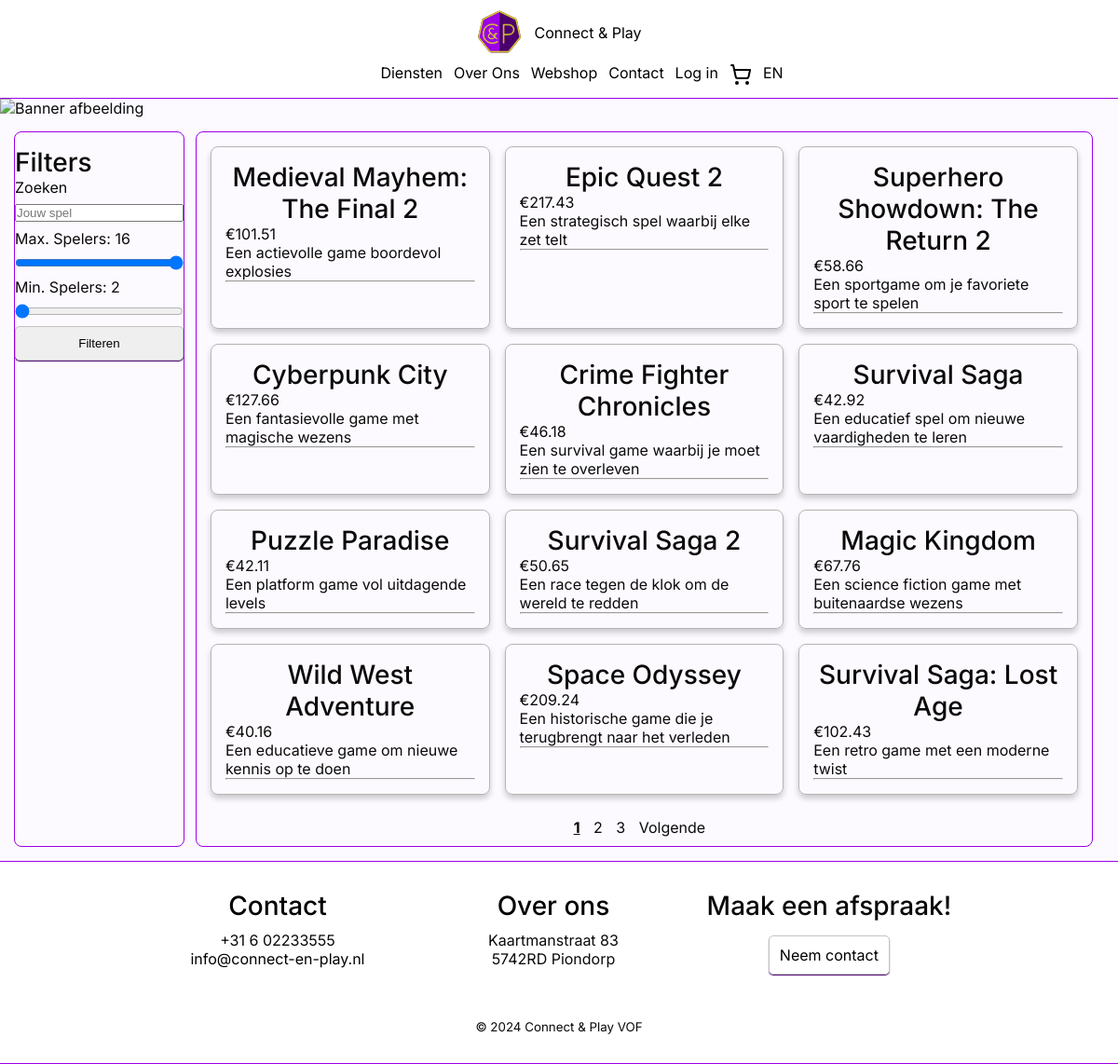
Screenshot of /webshop.php with the database file from the repository.
### tables this page shows
CREATE TABLE `game` (
  `game_id` int(11) NOT NULL,
  `players` int(11) NOT NULL,
  `price` decimal(10,2) NOT NULL,
  `duration` int(11) DEFAULT NULL CHECK (`duration` > 0),
  `name` varchar(150) NOT NULL,
  `description` mediumtext NOT NULL,
  `difficulty` varchar(20) NOT NULL,
  `left_in_stock` int(11) NOT NULL
);

### php/Shared/Language/Language.php (called while the page is built, shortened)
<?php
class Language
{
    private array $translations = [];
    public function getLanguage(): string
    {
        return $_SESSION['language'] ?? $this->default;
    }
    public function translate(string $key): string
    {
        if (str_contains($key, '.')) {
            $parts = explode('.', $key);
            $current = $this->translations;
            foreach ($parts as $part) {
                if (isset($current[$part])) {
                    $current = $current[$part];
                } else {
                    return $key;
                }
            }
            return $current;
        }
        return $this->translations[$key] ?? $key;
    }
    private function loadLanguageFile(): void
    {
        $language = $this->getLanguage();
        $filePath = __DIR__ . "/{$language}.php";
        if (file_exists($filePath)) {
            $this->translations = require $filePath;
        } else {
            $this->translations = [];
        }
    }
}

### php/Shared/Database.php (called while the page is built, shortened)
<?php
class Database
{
    private static ?PDO $connection = null;
    public static function connect(
        string $servername = "mariadb",
        string $username = "root",
        string $password = "",
        string $name = "webshop"
    ): PDO {
        if (self::$connection === null) {
            self::$connection = new PDO("mysql:host={$servername};dbname={$name};charset=utf8mb4", $username, $password);
            self::$connection->setAttribute(PDO::ATTR_ERRMODE, PDO::ERRMODE_EXCEPTION);
            self::$connection->setAttribute(PDO::ATTR_DEFAULT_FETCH_MODE, PDO::FETCH_ASSOC);
        }
        return self::$connection;
    }
}

### php/Shop/Controllers/WebshopController.php (called while the page is built, shortened)
<?php
require_once '/var/www/php/Shop/DataAccess/GameRepository.php';
class WebshopController {
    private GameRepository $gameRepository;
    private string $searchQuery;
    private int $maxPlayers = 16;
    private int $minPlayers = 2;
    private bool $filterActive = false;
    private array $games = [];
    private int $gamesPerPage = 6;
    public function __construct()
    {
        $this->gameRepository = new GameRepository();
    }
    public function getCurrentPage(): int {
        return isset($_GET['page']) ? (int)$_GET['page'] : 1;
    }
    public function getGames(): array
    {
        $offset = ($this->getCurrentPage() - 1) * $this->gamesPerPage;
        return array_slice(
            $this->games,
            $offset,
            $this->gamesPerPage
        );
    }
    public function fetchGames(int $amountOfGames = 0): void {
        if ($amountOfGames > 0) {
            $this->gamesPerPage = $amountOfGames;
        } else {
            $this->gamesPerPage = 12;
        }
        $this->games = $this->gameRepository->getGames();
        $this->games = $this->filterGames($this->games);
    }
    public function getTotalOfGames(): int {
        return count($this->games);
    }
    public function getTotalPages(): int {
        return ceil($this->getTotalOfGames() / $this->gamesPerPage);
    }
    private function filterGames(array $games): array
    {
        if (!$this->filterActive) {
            return $games;
        }
        $games = array_filter($games, function($game) {
            return $game->getPlayers() >= $this->minPlayers;
        });
        $games = array_filter($games, function($game) {
            return $game->getPlayers() <= $this->maxPlayers;
        });
        $games = array_filter($games, function($game) {
            return str_contains(
                strtolower($game->getName()),
                strtolower($this->searchQuery)
            ) || str_contains(
                strtolower($game->getDescription()),
                strtolower($this->searchQuery)
            );
        });
        return $games;
    }
    public function getFilterParams(): string
    {
        return "";
    }
}
?>

### php/Shop/DataAccess/GameRepository.php (called while the page is built, shortened)
<?php
require_once '/var/www/php/Shared/Database.php';
require_once '/var/www/php/Shop/Domain/Game.php';
class GameRepository
{
    private PDO $db;
    public function __construct()
    {
        try {
            $this->db = Database::connect();
        } catch (PDOException $e) {
            echo "Fout bij het verbinden met de database: " . $e->getMessage();
            exit;
        }
    }
    public function getGames(): array
    {
        $allGames = [];
        $stmtGame = $this->db->prepare("SELECT * FROM `game`");
        $stmtGame->execute();
        $gameRows = $stmtGame->fetchAll();
        foreach ($gameRows as $row) {
            $allGames[] = new Game(
                (int) $row['players'],
                (float) $row['price'],
                (int) $row['duration'],
                (string) $row['name'],
                (string) $row['description'],
                (string) $row['difficulty'],
                (int) $row['left_in_stock'],
                (int) $row['game_id']
            );
        }
        return $allGames;
    }
}

### php/Shop/Domain/Game.php (called while the page is built, shortened)
<?php
class Game
{
    public function getId(): int
    {
        return $this->id;
    }
    public function getPrice(): float
    {
        return $this->price;
    }
    public function getName(): string
    {
        return $this->name;
    }
    public function getDescription(): string
    {
        return $this->description;
    }
}
?>

### public/webshop.php (the view, shortened to what this page needs)
<?php
require_once '../php/Shared/header.php';
require_once '../php/Shop/controllers/WebshopController.php';
$controller = new WebshopController();
$currentPage = $controller->getCurrentPage();
$controller->fetchGames();
?>
<img class="banner-img" src="/images/bannerImg.jpg" alt="Banner afbeelding" />
<div id="webshopContainer" class="mb-flex-col flex flex-nowrap p-15">
	<div id="productfilter" class="col-2 product-accent-border flex justify-center p-15">
		<aside class="filter-sectie mb-col-12">
			<h3><?= __("webshop.filter.heading") ?></h3>
			<form class="flex mb-flex-col">
				<div class="flex flex-col col-12">
					<label for="zoekfunctie"><?= __("webshop.search.label") ?></label>
					<input type="text" id="zoekfunctie" name="search" placeholder="<?= __("webshop.search.placeholder") ?>" value="<?= $_GET["search"] ?? ""; ?>">
				</div>
				<div class="flex flex-col col-12">
					<label for="maxspelers"><?= __("webshop.maxplayers") ?>: <span id="maxspelers-value"></span></label>
					<input type="range" id="maxspelers" name="maxspelers" min="2" max="16" step="2" value="<?= $_GET["maxspelers"] ?? '16'; ?>">
				</div>
				<div class="flex flex-col col-12">
					<label for="minspelers"><?= __("webshop.minplayers") ?>: <span id="minspelers-value"></span></label>
					<input type="range" id="minspelers" name="minspelers" min="2" max="16" step="2" value="<?= $_GET["minspelers"] ?? '2'; ?>">
				</div>
				<button class="button" type="submit"><?= __("webshop.filter.button") ?></button>
			</form>
		</aside>
	</div>
	<div class="product-accent-border mb-col-12 col-10">
		<div id="productlijst" class="mb-col-12 col-12 flex justify-center p-15">
			<?php foreach ($controller->getGames() as $game): ?>
				<div class="game-card p-15" onclick="window.location='/product.php?id=<?php echo $game->getId() ?>'">
					<h3 class="text-center"><?= $game->getName(); ?></h3>
					<p>€<?= htmlspecialchars($game->getPrice()); ?></p>
					<p><?= htmlspecialchars($game->getDescription()); ?></p>
					<hr />
				</div>
			<?php endforeach; ?>
		</div>
		<div id="pagination" class="p-10 text-center">
			<?php for ($i = 1; $i <= $controller->getTotalPages(); $i++): ?>
				<a href="?page=<?= $i . $controller->getFilterParams(); ?>">
					<?php if ($i === $currentPage): ?>
						<b><u><?= $i; ?></u></b>
					<?php else: ?>
						<?= $i; ?>
					<?php endif; ?>
				</a>
			<?php endfor; ?>
			<?php if ($currentPage < $controller->getTotalPages()): ?>
				<a href="?page=<?= $currentPage + 1 . $controller->getFilterParams(); ?>">Volgende</a>
			<?php endif; ?>
		</div>
	</div>
</div>
<?php require_once '../php/Shared/footer.php'; ?>

### php/Shared/header.php (shortened to what this page needs)
<?php
require_once '/var/www/php/Profile/DataAccess/UserRepository.php';
require_once '/var/www/php/Shared/Language/Language.php';
$language = new Language();
function __($key): string
{
    global $language;
    return $language->translate($key);
}
?>
<!DOCTYPE html>
<html lang="nl">
<head>
    <link rel="stylesheet" href="/css/style.css" />
    <link rel="stylesheet" href="/css/grid.css" />
    <link rel="stylesheet" href="/css/spacing.css" />
    <link rel="stylesheet" href="/css/flex.css" />
    <link rel="stylesheet" href="/css/text.css" />
</head>
<body>
    <header class="flex justify-center">
        <div id="header-container" class="flex mb-col-12 col-6 justify-center align-center py-10">
            <a id="home-link" href="/index.php">
                <div class="flex justify-center col-12 align-center">
                    <img src="/images/c&p-logo.svg" alt="Connect & Play logo" />
                    <p>Connect & Play</p>
                </div>
            </a>
            <div id="page-links" class="flex offset mb-col-12">
                <a href="/diensten.php"><?= __('nav.services') ?></a>
                <a href="/over-ons.php"><?= __('nav.about') ?></a>
                <a href="/webshop.php"><?= __('nav.webshop') ?></a>
                <a href="/contact.php"><?= __('nav.contact') ?></a>
                <?php if (isset($user)): ?>
                    <?php if ($user->getRole() === UserRole::EMPLOYEE || $user->getRole() === UserRole::ADMINISTRATOR): ?>
                        <a href="/dashboard.php"><?= __('nav.dashboard') ?></a>
                    <?php endif; ?>
                    <a href="/profiel.php"><?= __('nav.profile') ?></a>
                    <a href="/logout.php"><?= __('nav.logout') ?></a>
                <?php else: ?>
                    <a href="/login.php"><?= __('nav.login') ?></a>
                <?php endif; ?>
                <div id="cart-icon-container" class="flex align-center relative">
                    <button id="cart-button" class="cart-icon-button">
                        <img src="/images/shopping-cart.svg" class="invert-color-img cart-icon-image" alt="Winkelwagen" />
                    </button>
                </div>
                <?php if ($language->getLanguage() === 'nl'): ?>
                    <a href="?lang=en">EN</a>
                <?php else: ?>
                    <a href="?lang=nl">NL</a>
                <?php endif; ?>
            </div>
        </div>
    </header>

### php/Shared/footer.php (shortened to what this page needs)
<footer class="py-30">
    <div id="footer-container" class="flex justify-center pb-15">
        <div id="footer-sections" class="col-9 flex text-center">
            <div class="contact-ons-footer mb-col-12 col-4">
                <a href="contact.php">
                    <h3 id="contact" class="pb-10"><?= __('footer.contact') ?></h3>
                </a>
                <ul>
                    <li>
                        <p>+31 6 02233555</p>
                    </li>
                    <li>
                        <p><a href="mailto:info@connect-en-play.nl">info@connect-en-play.nl</a></p>
                    </li>
                </ul>
            </div>
            <div class="over-ons-footer mb-col-12 col-4">
                <a href="over-ons.php">
                    <h3 id="over-ons" class="pb-10"><?= __('footer.about') ?></h3>
                </a>
                <ul>
                    <li>
                        <p>
                            Kaartmanstraat 83 <br />
                            5742RD Piondorp
                        </p>
                    </li>
                </ul>
            </div>
            <div class="maak-afspraak-footer mb-offset-3 mb-col-4 col-4">
                <h3 class="pb-15"><?= __('footer.appointment.title') ?></h3>
                <div class="flex justify-center">
                    <a href="contact.php" class="button col-6"><?= __('footer.appointment.cta') ?></a>
                </div>
            </div>
        </div>
    </div>
    <div class="flex align-center justify-center pt-30">
        <p>
            <small>&copy; 2024 Connect & Play VOF</small>
        </p>
    </div>
</footer>
</body>
</html>

### public/css/style.css (style rules this page uses)
:root { --foreground: #0a0a0a; --background: #fdfaff; --primary: #4b006e; --accent: #9c00e5; --highlight: #d6c52e; --box-1: #cdcdcd; --box-2: #b5b5b5; --footer-header: #000; --header-z-index: 10; }
* { margin: 0; padding: 0; box-sizing: border-box; }
body { font-family: "Inter", "Verdana", sans-serif; background-color: var(--background); color: var(--foreground); }
.banner-img { object-fit: cover; width: 100%; height: 200px; margin: 0; padding: 0; }
.input, .button { width: 100%; padding: 10px 0; border: 1px solid #c3c3c3; border-radius: 5px; box-shadow: 0 1px 1px var(--primary); resize: none; }
header { position: sticky; top: 0; background-color: #fff; border-bottom: 1px var(--accent) solid; z-index: var(--header-z-index); }
header img { width: 50px; height: 50px; }
#page-links { justify-content: space-evenly; }
#home-link, #home-link:visited, #footer-container a, #footer-container a:visited, #page-links > a, #page-links > a:visited { color: #000; text-decoration: none; }
footer { background-color: #fff; border-bottom: 1px var(--accent) solid; border-top: 1px var(--accent) solid; }
ul { list-style: none; padding: 0; }
#productfilter { display: flex; gap: 16px; }
.product-accent-border { border: 1px solid var(--accent); border-radius: 8px; }
#productlijst { display: grid; grid-template-columns: repeat(3, 1fr); gap: 16px; border-radius: inherit; }
.game-card, #checkout-container .box { border: 1px solid var(--box-2); border-radius: 8px; box-shadow: 0 4px 6px rgba(0, 0, 0, 0.2); }
#pagination a { color: var(--foreground); text-decoration: none; padding-right: 10px; }
.cart-icon-button { background: none; border: none; cursor: pointer; position: relative; padding: 0; }
.cart-icon-image { width: 24px; height: 24px; }

### public/css/grid.css (style rules this page uses)
@media only screen and (min-width: 768px) { .col-2 { width: calc(16.66% - 1vw); } }
@media only screen and (min-width: 768px) { .col-4 { width: calc(33.33% - 1vw); } }
@media only screen and (min-width: 768px) { .col-6 { width: calc(50% - 1vw); } }
@media only screen and (min-width: 768px) { .col-9 { width: calc(75% - 1vw); } }
@media only screen and (min-width: 768px) { .col-10 { width: calc(83.333% - 1vw); } }
@media only screen and (min-width: 768px) { .col-12 { width: 100%; } }
@media only screen and (min-width: 768px) { .offset { margin-left: 8.33%; } }

### public/css/spacing.css (style rules this page uses)
.p-10 { padding: 10px; }
.p-15 { padding: 15px; }
.pt-30 { padding-top: 30px; }
.pb-10 { padding-bottom: 10px; }
.pb-15 { padding-bottom: 15px; }
.py-10 { padding-top: 10px; padding-bottom: 10px; }
.py-30 { padding-top: 30px; padding-bottom: 30px; }

### public/css/flex.css (style rules this page uses)
.flex { display: flex; flex-wrap: wrap; column-gap: 1vw; row-gap: 1vh; }
.flex-nowrap { flex-wrap: nowrap; }
.flex-col { flex-direction: column; }
.justify-center { justify-content: center; }
.align-center { align-items: center; }

### public/css/text.css (style rules this page uses)
.text-center { text-align: center; }
h3 { font-size: 1.75rem; font-weight: 500; }
p { font-size: 1rem; }
a { font-size: 1rem; }

### rows the page displays
game: name "Medieval Mayhem: The Final 2", price "101.51", description "Een actievolle game boordevol explosies"
game: name "Epic Quest 2", price "217.43", description "Een strategisch spel waarbij elke zet telt"
game: name "Superhero Showdown: The Return 2", price "58.66", description "Een sportgame om je favoriete sport te spelen"
game: name "Cyberpunk City", price "127.66", description "Een fantasievolle game met magische wezens"
game: name "Crime Fighter Chronicles", price "46.18", description "Een survival game waarbij je moet zien te overleven"
game: name "Survival Saga", price "42.92", description "Een educatief spel om nieuwe vaardigheden te leren"
game: name "Puzzle Paradise", price "42.11", description "Een platform game vol uitdagende levels"
game: name "Survival Saga 2", price "50.65", description "Een race tegen de klok om de wereld te redden"
game: name "Magic Kingdom", price "67.76", description "Een science fiction game met buitenaardse wezens"
game: name "Wild West Adventure", price "40.16", description "Een educatieve game om nieuwe kennis op te doen"
game: name "Space Odyssey", price "209.24", description "Een historische game die je terugbrengt naar het verleden"
game: name "Survival Saga: Lost Age", price "102.43", description "Een retro game met een moderne twist"

### other values shown
__('nav.services') "Diensten"
__('nav.about') "Over Ons"
__('nav.webshop') "Webshop"
__('nav.contact') "Contact"
__('nav.login') "Log in"
__("webshop.filter.heading") "Filters"
__("webshop.search.label") "Zoeken"
__("webshop.maxplayers") "Max. Spelers"
__("webshop.minplayers") "Min. Spelers"
__("webshop.filter.button") "Filteren"
__('footer.contact') "Contact"
__('footer.about') "Over ons"
__('footer.appointment.title') "Maak een afspraak!"
__('footer.appointment.cta') "Neem contact"
